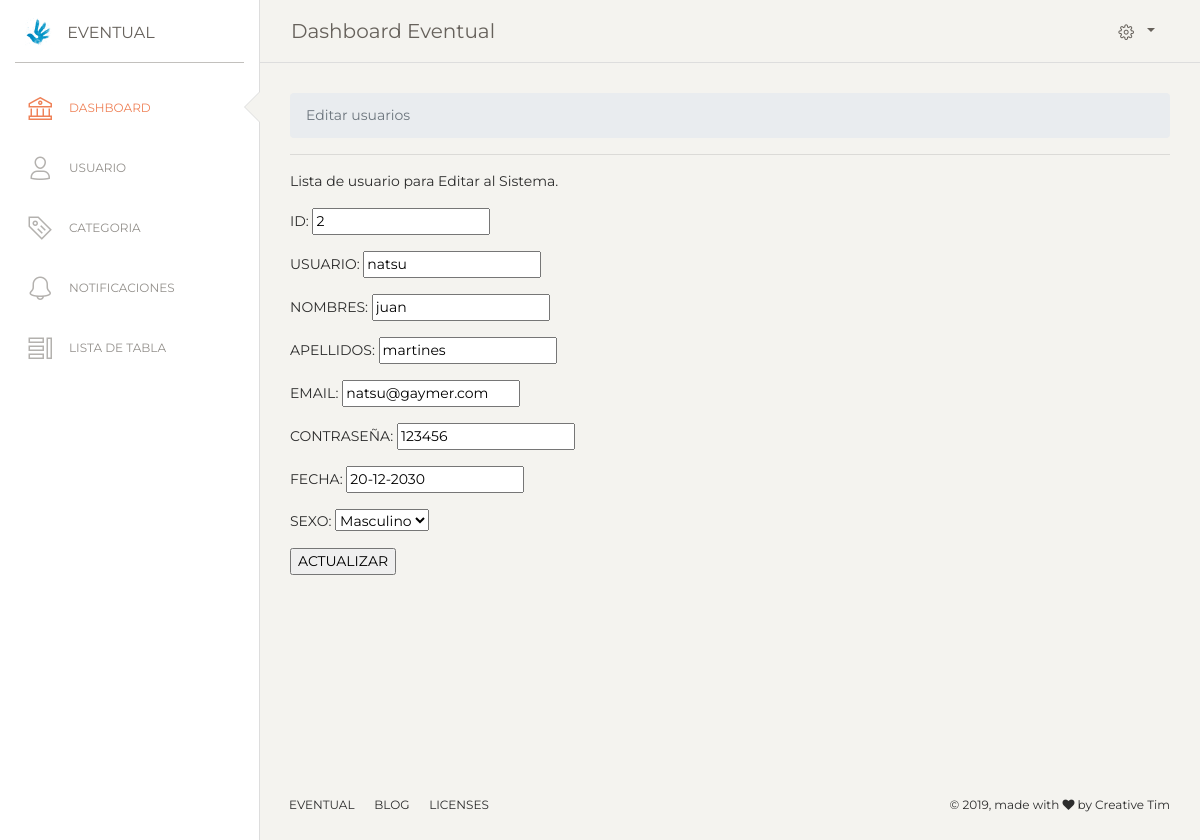
The page /dash/examples/editarRegUser.php?id=2 on the database its author committed.
### tables this page shows
CREATE TABLE `usuario` (
  `id` int(11) NOT NULL,
  `usuario` varchar(50) NOT NULL,
  `nombre` varchar(50) NOT NULL,
  `apellido` varchar(50) NOT NULL,
  `email` varchar(100) NOT NULL,
  `clave` varchar(50) NOT NULL,
  `nacimiento` varchar(100) NOT NULL,
  `sexo` int(1) NOT NULL,
  `foto` varchar(500) NOT NULL,
  `t_usuario` int(20) NOT NULL
);

### dash/examples/editarRegUser.php (the view, shortened to what this page needs)
<?php
    require_once("cabeza.php");
    require_once("conexion.php");
    if(isset($_GET['id']))
    {
        $id=$_GET['id'];
        $sql="SELECT *FROM usuario where id=$id";
        $resultado=$conexion->query($sql);
        $fila=$resultado->fetch_array(MYSQLI_ASSOC);
        $id=$fila['id'];
        $usuario=$fila['usuario'];
        $nombre=$fila['nombre'];
        $apellido=$fila['apellido'];
        $email=$fila['email'];
        $clave=$fila['clave'];
        $nacimiento=$fila['nacimiento'];
        $sexo=$fila['sexo'];
    }
?>
    <ol class="breadcrumb">
        <li class="breadcrumb-item active">Editar usuarios</li>
    </ol>
    <hr>
        <p>Lista de usuario para Editar al Sistema.</p>
    <form method="post" action="editarUs.php">
        <p>ID: <input type="text" name="id" value="<?php echo $id; ?>" readonly></p>
        <p>USUARIO: <input type="text" name="usuario" value="<?php echo $usuario; ?>" id=""></p>
        <p>NOMBRES: <input type="text" name="nombre" value="<?php echo $nombre; ?>" id=""></p>
        <p>APELLIDOS: <input type="text" name="apellido" value="<?php echo $apellido; ?>" id=""></p>
        <p>EMAIL: <input type="text" name="email" value="<?php echo $email; ?>" id=""></p>
        <p>CONTRASEÑA: <input type="text" name="clave" value="<?php echo $clave; ?>" id=""></p>
        <p>FECHA: <input type="text" name="nacimiento" value="<?php echo $nacimiento; ?>" id=""></p>
        <p>SEXO:
        <select name="sexo" id="" required>
                <?php
                if($sexo == 1)
                {
                ?>
                    <option value="1" selected>Masculino</option>
                <?php
                }else
                {
                ?>
                    <option value="1">Masculino</option>
                    <option value="2" selected>Femenino</option>
                <?php
                }
                ?>
            </select>
        </p>
        <p><input type="submit" value="ACTUALIZAR"></p>
    </form>
<?php
require_once("footer.php");
?>

### rows shown on the page
usuario: id "2", usuario "natsu", nombre "juan", apellido "martines", email "natsu@gaymer.com", clave "123456", nacimiento "20-12-2030", sexo "Masculino"
